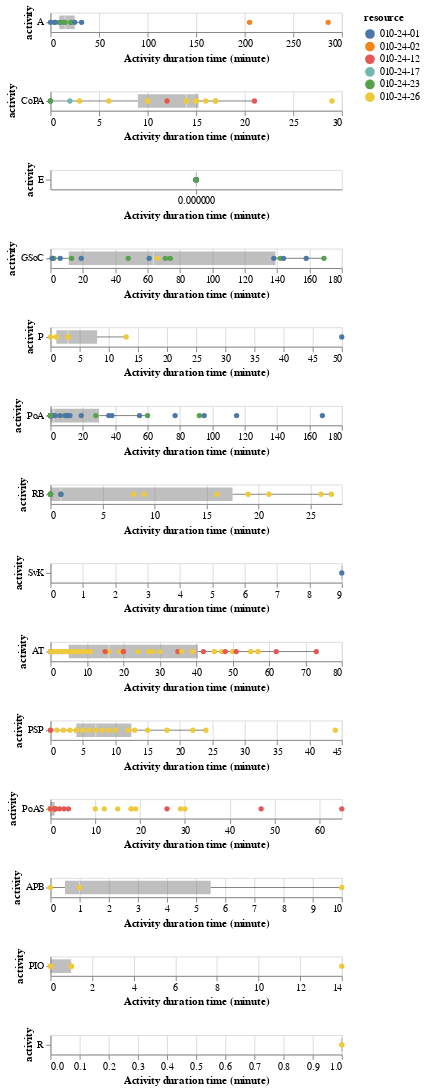

The notebook cell saved with this chart:
### Code cell
log_data = log[
    (log['resource'].isin(sel_resources)) &
    (log['case_type'] == 'special loan')
]

res_data = res_performance[
    (res_performance['resource'].isin(sel_resources)) &
    (res_performance['case_type'] == 'special loan')
]

charts = []
act_dur_thresholds = []
for activity in res_data['activity'].unique():
    # Show only visualizations of certain activities
    threshold = log_data.loc[log_data['activity'] == activity, 'activity_duration_minute'].quantile(0.75) + 1.5 * (
        log_data.loc[log_data['activity'] == activity,'activity_duration_minute'].quantile(0.75) -
        log_data.loc[log_data['activity'] == activity,'activity_duration_minute'].quantile(0.25)
    )
    print('Activity "{}" mean duration time threshold (Q3 + 1.5IQR): {}'.format(
        activity, threshold
    ))
    act_dur_thresholds.append({
        'activity': activity,
        'threshold': threshold
    })
    subset = res_data[res_data['activity'] == activity]

    selection = alt.selection_point(fields=['resource'], bind='legend')
    charts.append(
        alt.layer(
            alt.Chart(log_data[log_data['activity'] == activity]).mark_boxplot(
                outliers={'size': 0}
            ).encode(
                y='activity',
                x=alt.X('activity_duration_minute').title(
                    'Activity duration time (minute)'
                ),
                color=alt.value('grey'),
                opacity=alt.value(0.5)
            ),
            alt.Chart(log_data[log_data['activity'] == activity]).mark_circle().encode(
                y='activity',
                x='activity_duration_minute',
                color='resource',
                tooltip=['resource', 'activity', 'activity_duration_minute'],
                opacity=alt.condition(selection, alt.value(1), alt.value(0))
            ).add_params(
                selection
            )
        )
    )
act_dur_thresholds = pd.DataFrame(act_dur_thresholds)
alt.vconcat(*charts)
